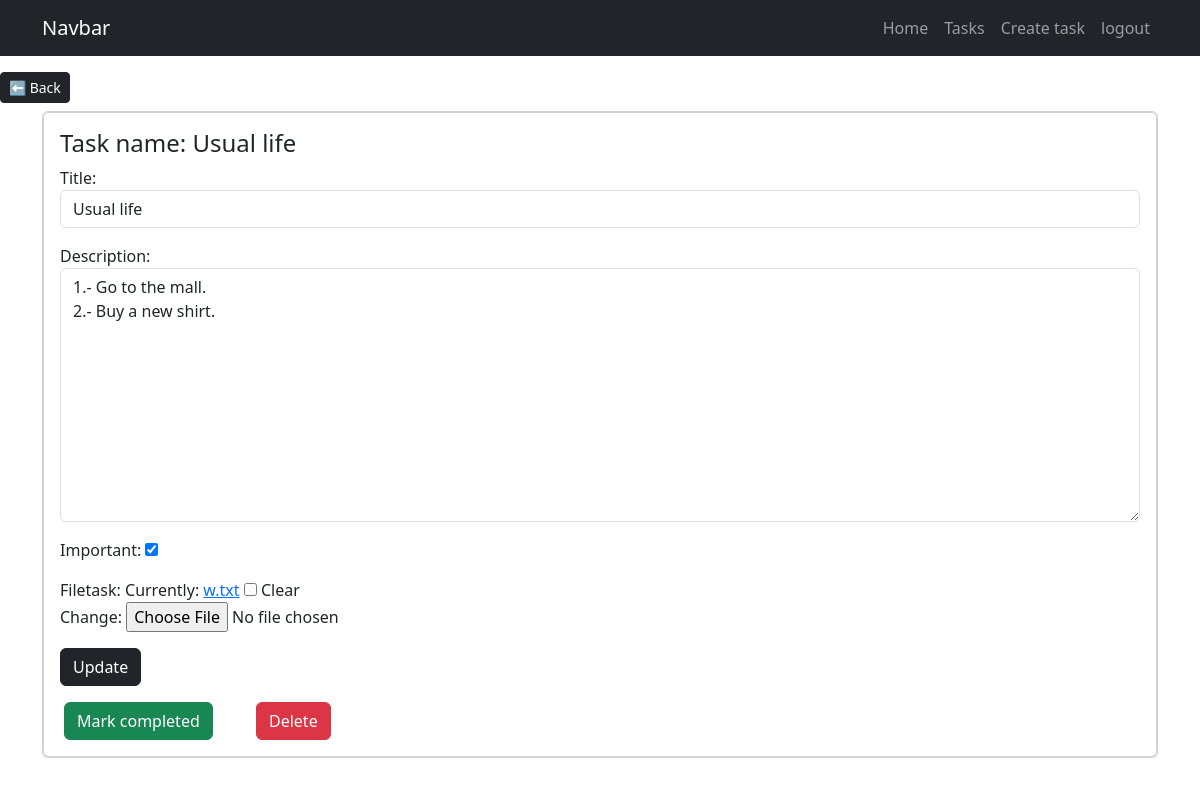
/tasks/9/ (signed in), run on the app's committed database.
### tasks/models.py (models this page shows, shortened)
class Task(models.Model):
    title = models.CharField(max_length=100)
    description = models.TextField(blank=True)
    created = models.DateTimeField(auto_now_add=True)
    datecompleted = models.DateTimeField(null=True, blank=True)
    important = models.BooleanField(default= False)
    user = models.ForeignKey(User, on_delete=models.CASCADE)
    filetask = models.FileField(upload_to= user_directory_path, null=True, blank=True)

### tasks/views.py (the view, shortened to what this page needs)
# urls.py: path('tasks/<int:task_id>/',views.task_detail, name="taskDetail"),
@login_required
def task_detail(request, task_id):
    if request.method == 'GET':
        task = get_object_or_404(Task, pk=task_id, user= request.user)
        form = TaskForm(instance=task)
        return render(request, 'usertaskdetail.html',{'task':task , 'form':form})

### tasks/forms.py
class TaskForm(forms.ModelForm):
    class Meta:
        model = Task
        fields = ['title','description','important', 'filetask']
        widgets = {
            'title':forms.TextInput(attrs={'class':'form-control ','placeholder':'write a title'}),
            'description':forms.Textarea(attrs={'class':'form-control ','placeholder':'write a title'})
        }

### tasks/templates/usertaskdetail.html (shortened to what this page needs)
{% extends 'base.html' %}
{% block content%}
<button class="btn btn-dark btn-sm text-white mt-3">
    <a class="text-decoration-none py-1 text-white" href="{% url 'usertask' %}"> ⬅ Back</a>
</button>
<main class="container py-2">
    <div class="card">
        <div class="card card-body">
            <h4>Task name: {{ task.title }}</h4>
            <form method="POST">
                {{form.as_p}}
                <button class="btn btn-dark"> Update </button>
            </form>
            <div class="row mt-3">
                <div class="col-md-2 mx-1">
                    <form action="{% url 'completeTask' task.id %}" method="POST">
                        <button class="btn btn-success">Mark completed </button>
                    </form>
                </div>
                <div class="col-md-2 mx-1">
                    <form action="{% url 'deleteTask' task.id %}" method="POST">
                        <button class="btn btn-danger"> Delete </button>
                    </form>
                </div>
            </div>
        </div>
    </div>
</main>
{% endblock%}

### data on the page
Task: title "Usual life", description "1.- Go to the mall. 2.- Buy a new shirt.", important "☑"
